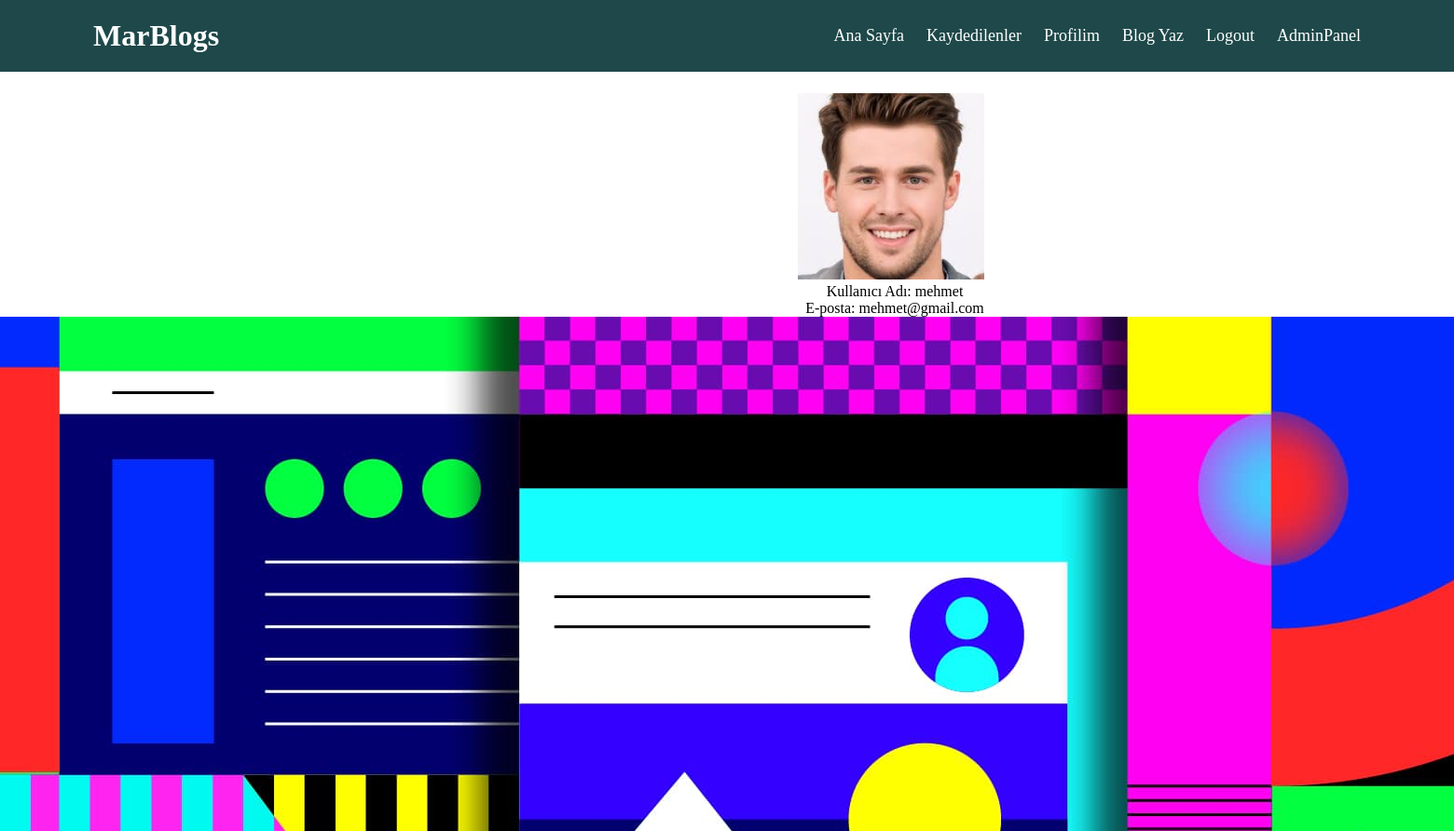
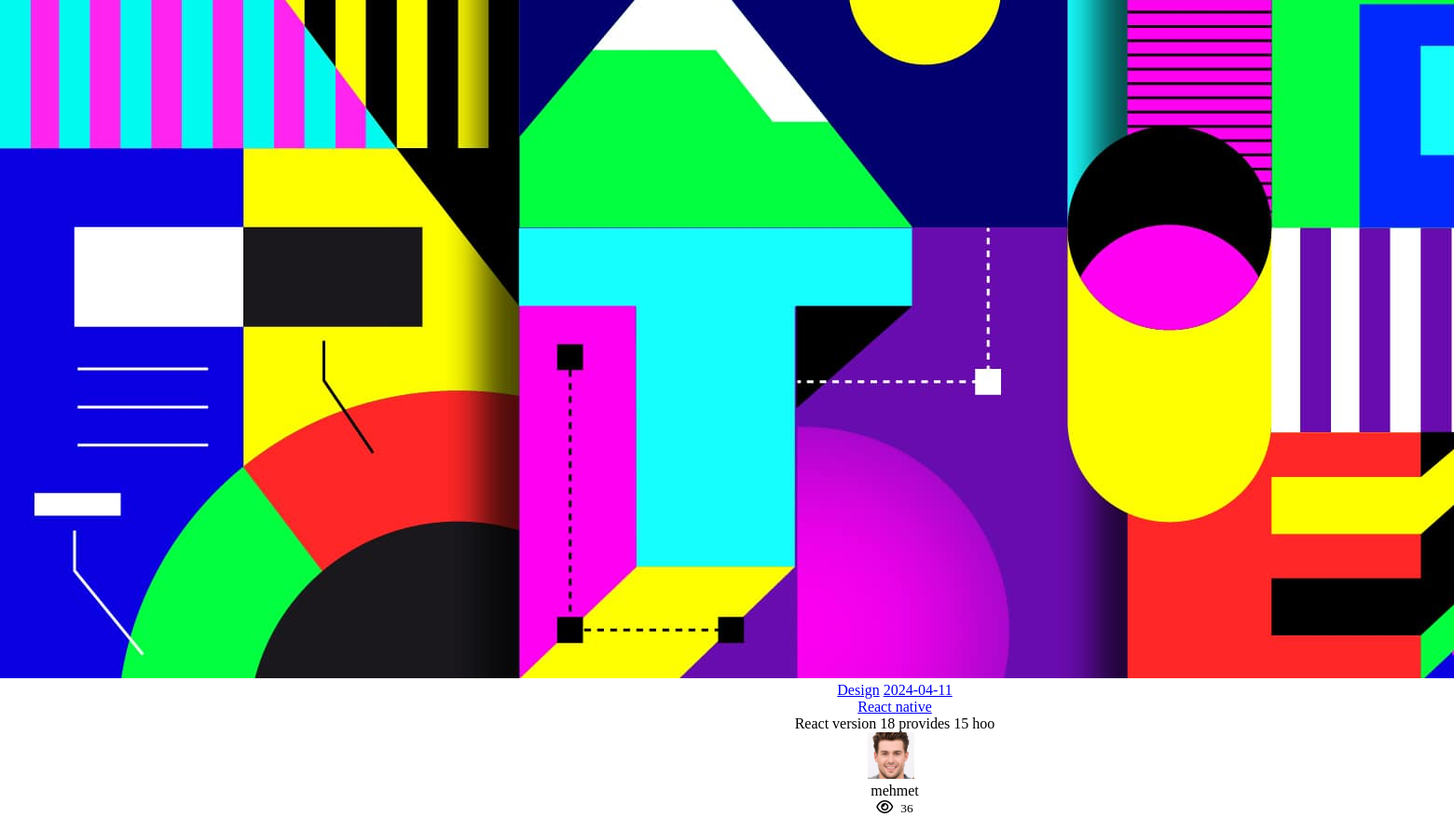
Page /myProfile (signed in) on the committed database (2 pictures, top to bottom).
### app/models.py (models this page shows, shortened)
class User(UserMixin, db.Model):
    table_args = {'extend_existing': True}
    id = db.Column(db.Integer, primary_key=True)
    username = db.Column(db.String(64), index=True, unique=True)
    email = db.Column(db.String(120), index=True, unique=True)
    password_hash = db.Column(db.String(256))
    is_admin = db.Column(db.Boolean, default=False)
    fav_blogs = db.relationship('Blogs', secondary='user_fav_blogs', backref='favorited_by')
    photograph = db.Column(db.String(255))  # Dosya yolu için String tipinde bir sütun

class Blogs(db.Model):
    id = db.Column(db.Integer, primary_key=True)
    author_id = db.Column(db.Integer, db.ForeignKey('user.id'))  # Kullanıcının ID'sini referans alır
    title = db.Column(db.String(100), nullable=False)
    subtitle = db.Column(db.String(100), nullable=False)
    category = db.Column(db.String(100), nullable=False)
    reading_time = db.Column(db.Integer, nullable=False)
    publish_date = db.Column(db.Date, nullable=False)
    views = db.Column(db.Integer, nullable=False)
    content = db.Column(db.String(2000), nullable=False)
    @property
    def author_username(self):
        return self.author.username if self.author else None
    @property
    def author_photograph(self):
        return self._author_photograph

### app/views.py (the view)
@app.route('/myProfile')
@login_required
def my_profile():
    user_blogs = Blogs.query.filter_by(author_id=current_user.id).all()
    for blog in user_blogs:
        blog.image_url = url_for('static', filename=f'assets/images/blog-photos/{blog.category}.jpg')
    return render_template('myProfile.html', user=current_user, user_blogs=user_blogs)

### app/__init__.py (called while the page is built)
@login_manager.user_loader
def load_user(user_id):
    return User.query.get(int(user_id))

### app/templates/myProfile.html (shortened to what this page needs)
{% extends 'base.html' %} {% block title %} My Profile {% endblock %}
{% block content %}
<div class="container" style="display: flex;">
    <div class="row">
        <div class="profile">
            <div class="profile-image">
                {% if user.photograph %}
                <img class="author-my-photo mr-2" src="{{ url_for('static', filename='assets/images/user-images/' + current_user.username + '.jpg') }}" width="200" height="200" alt="Profil Resmi" />
                {% endif %}
                <p>Kullanıcı Adı: {{ user.username }}</p>
                <p>E-posta: {{ user.email }}</p>
            </div>
        </div>
        <div class="col-lg-10">
            <div class="col-lg-10">
                {% for blog in user_blogs %}
                    <div class="blog-box mb-3">
                        <img class="blog-img w-100" src="{{blog.image_url}}" alt="Blog" />
                        <div class="cat-date-container">
                            <div class="cat-date">
                                <a href="#" class="category">{{blog.category}}</a>
                                <a href="#" class="publish-date">{{blog.publish_date}}</a>
                            </div>
                            <a class="blog-title" href="/blog/{{ blog.id }}">{{blog.title}}</a>
                            <p class="blog-subtitle">{{blog.subtitle}}</p>
                        </div>
                        <div class="author-infos-views">
                            <div class="author-infos">
                                <img class="author-photo mr-2" src="{{ user.photograph }}" alt="Author" width="50" height="50" />
                                <p class="author-name">{{user.username}}</p>
                            </div>
                            <div class="views">
                                <small class="blog-views"><i class="far fa-eye mr-2"></i>{{blog.views}}</small>
                            </div>
                        </div>
                    </div>
                {% endfor %}
            </div>
        </div>
    </div>
</div>
{% endblock %}

### app/static/assets/css/style.css (style rules this page uses)
* { margin: 0; padding: 0; box-sizing: border-box; }
body { height: 100vh; width: 100%; }
.container { max-width: 1000px; }
.mb-3 { margin-bottom: 1rem; }
.mr-2 { margin-right: 0.5rem; }
.far { font-family: 'Font Awesome 5 Free'; font-weight: 400; }
.fa-eye, .fa-comment { font-size: 1rem; }

### rows in the picture
User: username (picture), username "mehmet", email "mehmet@gmail.com"
Blogs: category "Design", publish_date "2024-04-11", title "React native", subtitle "React version 18 provides 15 hoo", views "36"
